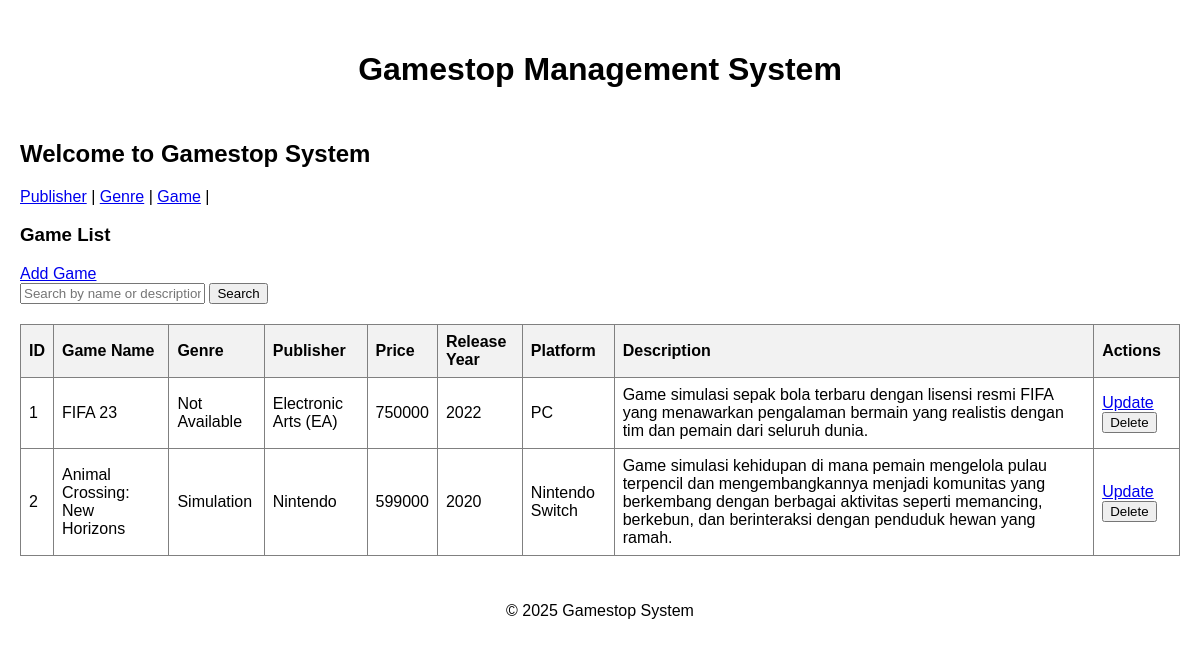
The page /?page=game on the database its author committed.
### tables this page shows
CREATE TABLE `game`  (
  `id` int NOT NULL AUTO_INCREMENT,
  `nama_game` varchar(255) NOT NULL,
  `genre_id` int NULL DEFAULT NULL,
  `publisher_id` int NULL DEFAULT NULL,
  `harga` varchar(255) NOT NULL,
  `tahun_rilis` varchar(255) NOT NULL,
  `platform` varchar(255) NOT NULL,
  `deskripsi_game` varchar(255) NOT NULL,
  PRIMARY KEY (`id`) USING BTREE,
  INDEX `idfk_game_1`(`genre_id` ASC) USING BTREE,
  INDEX `idfk_game_2`(`publisher_id` ASC) USING BTREE,
  CONSTRAINT `idfk_game_1` FOREIGN KEY (`genre_id`) REFERENCES `genre` (`id`) ON DELETE SET NULL ON UPDATE CASCADE,
  CONSTRAINT `idfk_game_2` FOREIGN KEY (`publisher_id`) REFERENCES `publisher` (`id`) ON DELETE SET NULL ON UPDATE CASCADE
);

CREATE TABLE `publisher`  (
  `id` int NOT NULL AUTO_INCREMENT,
  `nama_publisher` varchar(255) NOT NULL,
  `tahun_berdiri` int NOT NULL,
  `negara_asal` varchar(255) NOT NULL,
  `email_kontak` varchar(255) NOT NULL,
  PRIMARY KEY (`id`) USING BTREE
);

CREATE TABLE `genre`  (
  `id` int NOT NULL AUTO_INCREMENT,
  `nama_genre` varchar(255) NOT NULL,
  `deskripsi` varchar(255) NOT NULL,
  PRIMARY KEY (`id`) USING BTREE
);

### config/db.php (called while the page is built, shortened)
<?php
class Database {
    private $host = "localhost";
    private $username = "root";
    private $password = "";
    private $dbname = "db_gamestop";
    public function __construct() {
        try {
            $this->conn = new PDO("mysql:host=$this->host;dbname=$this->dbname", $this->username, $this->password);
        } catch (PDOException $e) {
            echo "Connection failed: " . $e->getMessage();
        }
    }
}
?>

### class/Game.php (called while the page is built, shortened)
<?php
require_once 'config/db.php';
class Game {
    private $db;
    public function __construct() {
        $this->db = (new Database())->conn;
    }
    public function getAllGame() {
        $stmt = $this->db->query("SELECT game.*, genre.nama_genre, publisher.nama_publisher
                                FROM game
                                LEFT JOIN genre ON game.genre_id = genre.id
                                LEFT JOIN publisher ON game.publisher_id = publisher.id");
        return $stmt->fetchAll(PDO::FETCH_ASSOC);
    }
}
?>

### view/game.php (the view, shortened to what this page needs)
<h3>Game List</h3>
<div class="actions-bar">
    <a href="?page=add_game" class="btn">Add Game</a>
    <form method="GET" class="search-form">
        <input type="text" name="search" placeholder="Search by name or description"
                value="<?= isset($_GET['search']) ? htmlspecialchars($_GET['search']) : '' ?>">
        <button type="submit">Search</button>
    </form>
</div>
<table border="1">
    <tr>
        <th>ID</th>
        <th>Game Name</th>
        <th>Genre</th>
        <th>Publisher</th>
        <th>Price</th>
        <th>Release Year</th>
        <th>Platform</th>
        <th>Description</th>
        <th>Actions</th>
    </tr>
    <?php
    $games = isset($_GET['search']) && !empty($_GET['search'])
            ? $game->searchGames($_GET['search'])
            : $game->getAllGame();
    if(count($games) > 0):
        foreach ($games as $p):
    ?>
    <tr>
        <td><?= $p['id'] ?></td>
        <td><?= $p['nama_game'] ?></td>
        <td><?= $p['nama_genre'] === null ? 'Not Available' : $p['nama_genre'] ?></td>
        <td><?= $p['nama_publisher'] === null ? 'Not Available' : $p['nama_publisher'] ?></td>
        <td><?= $p['harga'] ?></td>
        <td><?= $p['tahun_rilis'] ?></td>
        <td><?= $p['platform'] ?></td>
        <td><?= $p['deskripsi_game'] ?></td>
        <td>
            <a href="?page=update_game&id=<?= $p['id'] ?>" class="btn">Update</a>
            <form method="POST" style="display: inline;">
                <button type="submit" name="delete_game">Delete</button>
            </form>
        </td>
    </tr>
    <?php
        endforeach;
    else:
    ?>
    <tr>
        <td colspan="9" style="text-align: center;">No games found.</td>
    </tr>
    <?php endif; ?>
</table>

### style.css (style rules this page uses)
body { font-family: Arial, sans-serif; margin: 20px; }
table { width: 100%; border-collapse: collapse; margin: 20px 0; }
th, td { padding: 8px; text-align: left; }
th { background-color: #f2f2f2; }

### rows shown on the page
game: id "1", nama_game "FIFA 23", shows "Not Available", publisher.nama_publisher "Electronic Arts (EA)", harga "750000", tahun_rilis "2022", platform "PC", deskripsi_game "Game simulasi sepak bola terbaru dengan lisensi resmi FIFA yang menawarkan pengalaman bermain yang realistis dengan tim dan pemain dari seluruh dunia."
game: id "2", nama_game "Animal Crossing: New Horizons", genre.nama_genre "Simulation", publisher.nama_publisher "Nintendo", harga "599000", tahun_rilis "2020", platform "Nintendo Switch", deskripsi_game "Game simulasi kehidupan di mana pemain mengelola pulau terpencil dan mengembangkannya menjadi komunitas yang berkembang dengan berbagai aktivitas seperti memancing, berkebun, dan berinteraksi dengan penduduk hewan yang ramah."
